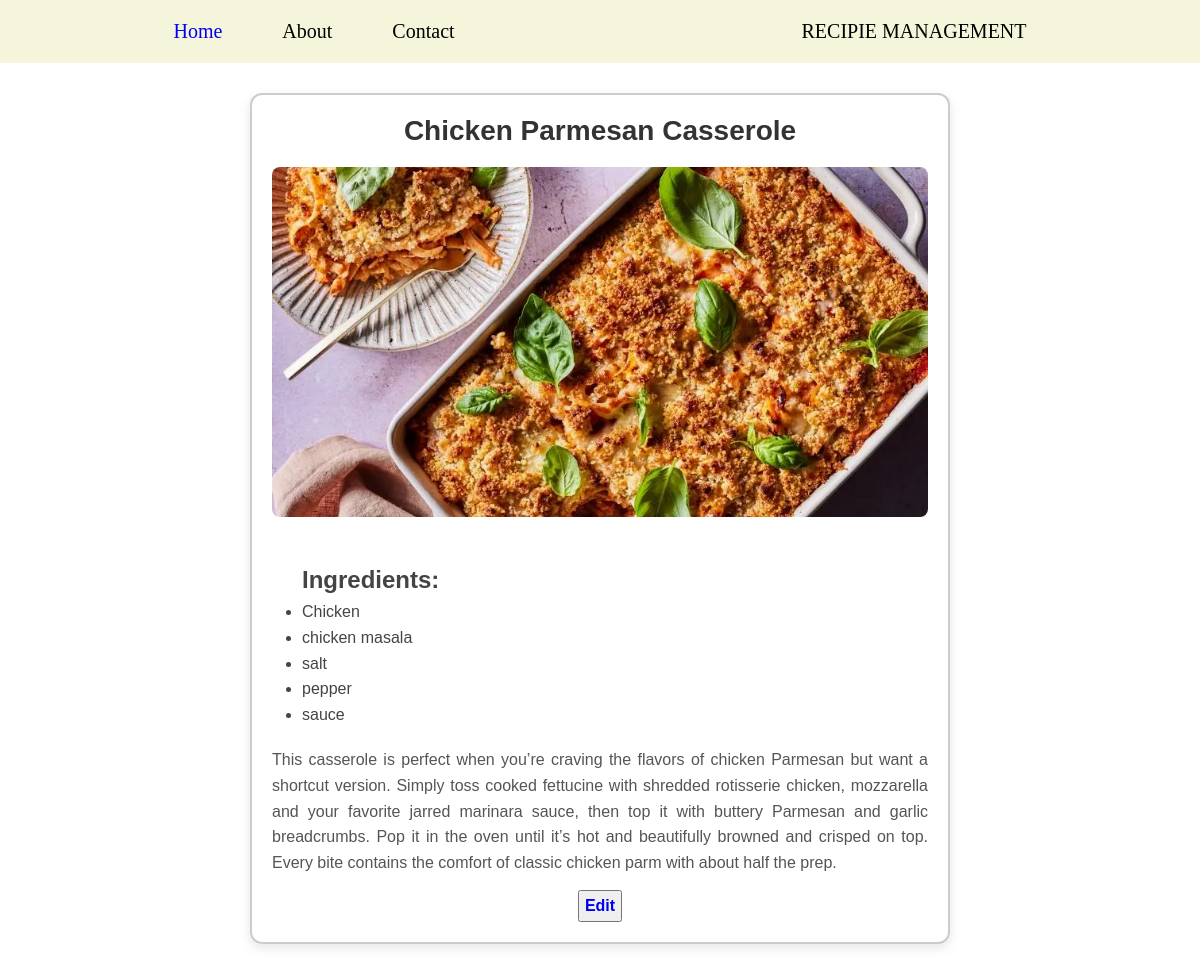
Page /10/ on the committed database.
### recipie_app/models.py (models this page shows, shortened)
class Recipie(models.Model):
    recipie_name = models.CharField(max_length=50)
    recipie_ingrediants = models.TextField()
    recipie_description = models.TextField()
    recipie_image = models.FileField(upload_to='recipie_img/', default='default.jpg')

### recipie_app/views.py (the view)
# urls.py: path('<int:recipie_id>/', views.recipie_description, name = 'recipie_description'),
def recipie_description(request, recipie_id):
    recipie = get_object_or_404(Recipie, pk = recipie_id)
    ingrediants = [i.strip() for i in recipie.recipie_ingrediants.split(',')]
    return render (request, 'recipie_description.html', {'recipie': recipie, 'ingrediants': ingrediants})

### recipie_app/templates/recipie_description.html (shortened to what this page needs)
{% extends 'home.html' %}
{% block content %}
<div class="desc-content">
    <h1>{{ recipie.recipie_name }}</h1>
    <img class = 'desc-img' src="{{ recipie.recipie_image.url }}" alt="{{ recipie.recipie_name }}">
    <ul class="desc-ingrediants">
        <h2>Ingredients:</h2>
        {% for item in ingrediants %}
        <li>{{item}}</li>
        {% endfor %}
    </ul>
    <p class="desc-desc">{{ recipie.recipie_description }}</p>
    <button><a href="{% url 'update_recipie' recipie.id %}">Edit</a></button>
</div>
{% endblock%}

### recipie_app/static/style.css (style rules this page uses)
* { box-sizing: border-box; margin: 0; padding: 0; }
.desc-content { width: 90%; max-width: 700px; margin: 30px auto; padding: 20px; border: 2px solid #ccc; border-radius: 12px; box-shadow: 0 4px 12px rgba(0, 0, 0, 0.1); background-color: #fff; text-align: center; font-family: Arial, sans-serif; }
.desc-content h1 { font-size: 28px; margin-bottom: 20px; color: #333; }
.desc-content>button { padding: 5px; font-size: 16px; font-weight: bold; }
.desc-img { width: 100%; height: 350px; object-fit: cover; border-radius: 8px; margin-bottom: 20px; }
.desc-ingrediants { list-style-type: disc; padding-left: 30px; margin: 20px 0; text-align: left; color: #444; font-size: 16px; line-height: 1.6; }
.desc-desc { font-size: 16px; color: #555; margin-bottom: 15px; line-height: 1.6; text-align: justify; }
a { text-decoration: none; }

### rows in the picture
Recipie: recipie_name "Chicken Parmesan Casserole", recipie_image (picture), recipie_description "This casserole is perfect when you’re craving the flavors of chicken Parmesan but want a shortcut version. Simply toss cooked fettucine with shredded rotisserie chicken, mozzarella and your favorite jarred marinara sauce, then top it with buttery Parmesan and garlic breadcrumbs. Pop it in the oven until it’s hot and beautifully browned and crisped on top. Every bite contains the comfort of classic chicken parm with about half the prep."

### other values in the picture
{{ item }} "Chicken" "chicken masala" "salt" "pepper" "sauce"
